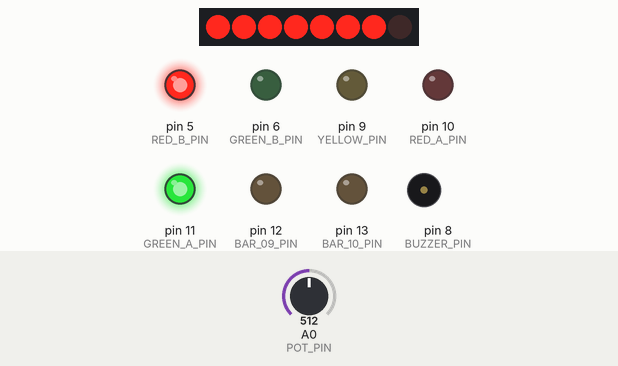
This sketch was run on a simulated Arduino Uno, built with avr-gcc and run on an emulated ATmega328P. Shown: 8 shift-register outputs drawn as a row of LEDs (first output left, lit = HIGH), output pins drawn as LEDs (lit = HIGH), buzzer (waves = sounding). Wiring (inferred from the names in the program): shift register (74HC595): data pin 2; shift clock pin 4; latch pin 3. Wiring (inferred from the signals the program sends): row of LEDs: on Q0, Q1, Q2, Q3, Q4, Q5, Q6, Q7. The test bench sets the inputs (shaded band); at power-on: A0 (POT_PIN) = 512. Pins used as bus, display or sensor lines are not drawn.

Above: at 7.2 s.
At 17.06 s:
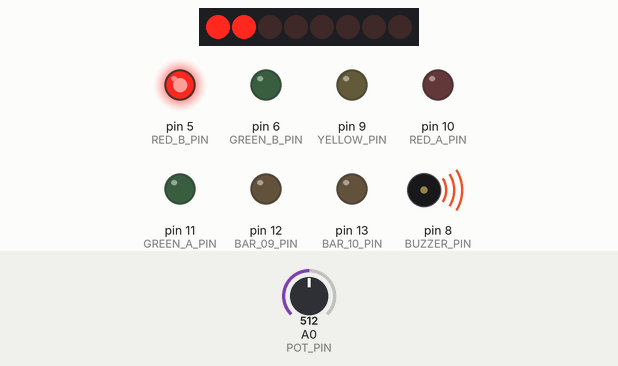
17.3 s: A0 (POT_PIN) set to 122
At 29.19 s:
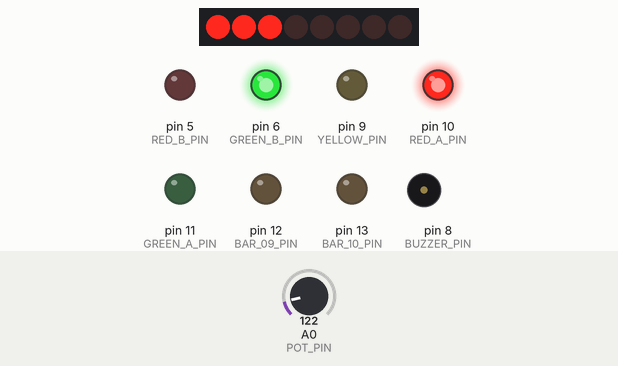
32.3 s: A0 (POT_PIN) set to 0
At 44.0 s:
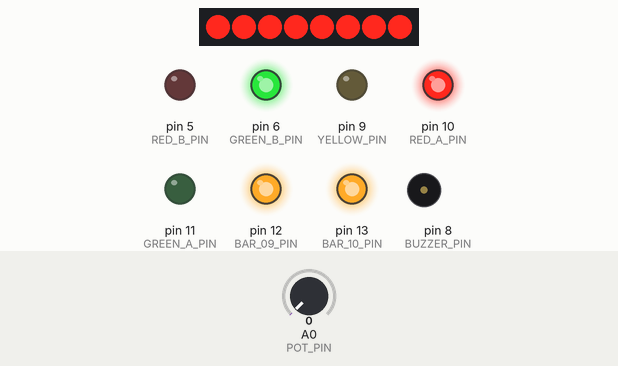
47.3 s: A0 (POT_PIN) set to 510
At 52.7 s:
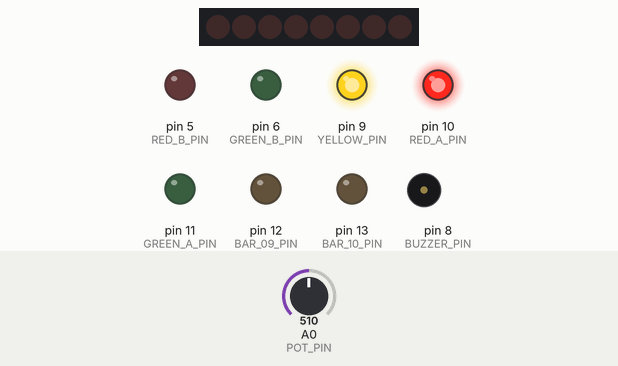
Timing chart, 0 to 68.3 s (numbered marks = the images above; inputs shaded):
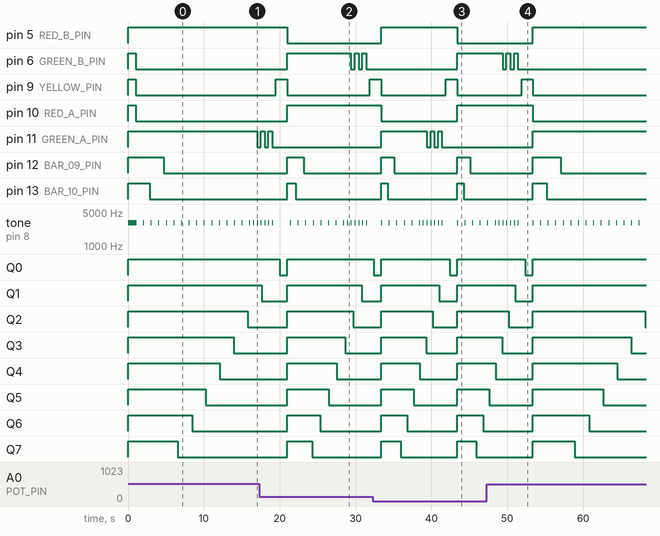

The sketch:

TrafficLight.ino
```cpp
#define BUZZER_PIN   8
#define RED_A_PIN   10
#define RED_B_PIN    5
#define GREEN_A_PIN 11
#define GREEN_B_PIN  6
#define YELLOW_PIN   9
#define S_DATA_PIN   2
#define S_LATCH_PIN  3
#define S_CLOCK_PIN  4
#define BAR_09_PIN  12
#define BAR_10_PIN  13
#define POT_PIN     A0

#define YELLOW  128
#define RED_A    64
#define GREEN_A  32
#define RED_B    16
#define GREEN_B   8
#define BUZZER    4

char turn = 'A';
int turnLengthMillis = 11000;
int turnLengthMinMillis = 10000;
int turnLengthMaxMillis = 30000;
int yellowLengthMillis = 1500;
int blinkingGreenLengthMillis = 3000;
int turnStartedAt = 0;
bool enabled = true;

void barDisplay(int count);
void calculateTurnLength();

void setup() {
  pinMode(BUZZER_PIN,  OUTPUT);
  pinMode(RED_A_PIN,   OUTPUT);
  pinMode(RED_B_PIN,   OUTPUT);
  pinMode(GREEN_A_PIN, OUTPUT);
  pinMode(GREEN_B_PIN, OUTPUT);
  pinMode(YELLOW_PIN,  OUTPUT);
  pinMode(S_DATA_PIN,  OUTPUT);
  pinMode(S_LATCH_PIN, OUTPUT);
  pinMode(S_CLOCK_PIN, OUTPUT);
  pinMode(BAR_09_PIN,  OUTPUT);
  pinMode(BAR_10_PIN,  OUTPUT);
  pinMode(POT_PIN,      INPUT);
  // Попищим и посветим для проверки
  tone(BUZZER_PIN, 3000, 1000);
  digitalWrite(RED_A_PIN,   HIGH);
  digitalWrite(RED_B_PIN,   HIGH);
  digitalWrite(GREEN_A_PIN, HIGH);
  digitalWrite(GREEN_B_PIN, HIGH);
  digitalWrite(YELLOW_PIN,  HIGH);
  digitalWrite(BAR_09_PIN,  HIGH);
  digitalWrite(BAR_10_PIN,  HIGH);
  barDisplay(10);
  delay(1000);
  noTone(BUZZER_PIN);
  // Мы начинаем КВН!
  calculateTurnLength();
  turnStartedAt = millis();
}

inline int millisElapsed() {
  return millis() - turnStartedAt;
}

inline int millisLeft() {
  return turnLengthMillis - (millisElapsed());
}


int stage() {
  int stg = 0;
  if (enabled) {
    int left = millisLeft();
    if (left < yellowLengthMillis) {
      stg += YELLOW;
      stg += (turn == 'A') ? RED_B : RED_A;
    } else {
      stg += (turn == 'A') ? RED_B   : RED_A;
      if (left > (yellowLengthMillis+blinkingGreenLengthMillis) || left%1000 < 500)
        stg += (turn == 'A') ? GREEN_A : GREEN_B;
      if ((left > (yellowLengthMillis+blinkingGreenLengthMillis) && left%1000 > 900) || (left <= (yellowLengthMillis+blinkingGreenLengthMillis) && left%500 > 400))
        stg += BUZZER;
    }
  } else {
    if(millis()%1000 < 500) stg += YELLOW;
  }
  return stg;
}

void loop() {
  int stg = stage();
  digitalWrite(RED_A_PIN,   (stg & RED_A)   ? HIGH : LOW);
  digitalWrite(RED_B_PIN,   (stg & RED_B)   ? HIGH : LOW);
  digitalWrite(GREEN_A_PIN, (stg & GREEN_A) ? HIGH : LOW);
  digitalWrite(GREEN_B_PIN, (stg & GREEN_B) ? HIGH : LOW);
  digitalWrite(YELLOW_PIN,  (stg & YELLOW)  ? HIGH : LOW);
  if (stg & BUZZER) {
    tone(BUZZER_PIN, 3000);
  } else {
    noTone(BUZZER_PIN);
  }
  int left = millisLeft();
  if (left > 1000)
    barDisplay((millisLeft() - yellowLengthMillis) / ((turnLengthMillis - yellowLengthMillis) / 10) + 1);
  else barDisplay(0);
  if (millisLeft() <= 0) {
    turn = (turn == 'A') ? 'B' : 'A';
    calculateTurnLength();
    turnStartedAt = millis();
  }
}

void barDisplay(int count) {
  byte mask = 0, b09 = LOW, b10 = LOW;
  if (count) {
    byte cnt = count > 8 ? 8 : count;
    for (byte i = 0; i < cnt; i++) mask += (1 << i);
  }
  if (count > 8) b09 = HIGH;
  if (count > 9) b10 = HIGH;
  digitalWrite(S_LATCH_PIN, LOW);
  shiftOut(S_DATA_PIN, S_CLOCK_PIN, MSBFIRST, mask);
  digitalWrite(S_LATCH_PIN, HIGH);
  digitalWrite(BAR_09_PIN, b09);
  digitalWrite(BAR_10_PIN, b10);
}

void calculateTurnLength() {
  int pot_rotation = analogRead(POT_PIN);
  float partLength = float(turnLengthMaxMillis - turnLengthMinMillis) / 1023;
  turnLengthMillis = turnLengthMinMillis + (partLength * pot_rotation);
}
```

Measured:
- after the input at 32.3 s, pin 6 (GREEN_B_PIN): LOW → HIGH after 11.1 s instead of 13.5 s
- after the input at 47.3 s, pin 5 (RED_B_PIN), pin 11 (GREEN_A_PIN): goes on until 53.4 s, then stays HIGH; pin 6 (GREEN_B_PIN): goes on until 51.4 s, then stays LOW; pin 9 (YELLOW_PIN), pin 10 (RED_A_PIN): goes on until 53.4 s, then stays LOW
- by itself, tone on pin 8 (BUZZER_PIN): plays 3000 Hz for 0.10 s, 3000 Hz for 0.10 s, 3000 Hz for 0.10 s, 3000 Hz for 0.10 s, 3000 Hz for 0.10 s, 3000 Hz for 0.10 s … (23 notes in this stretch)
